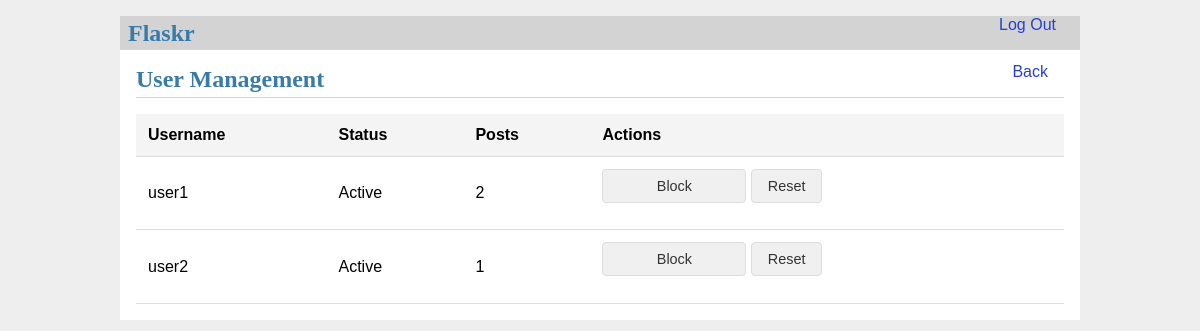
The page /auth/admin/user_management (signed in) on the database as committed earlier.
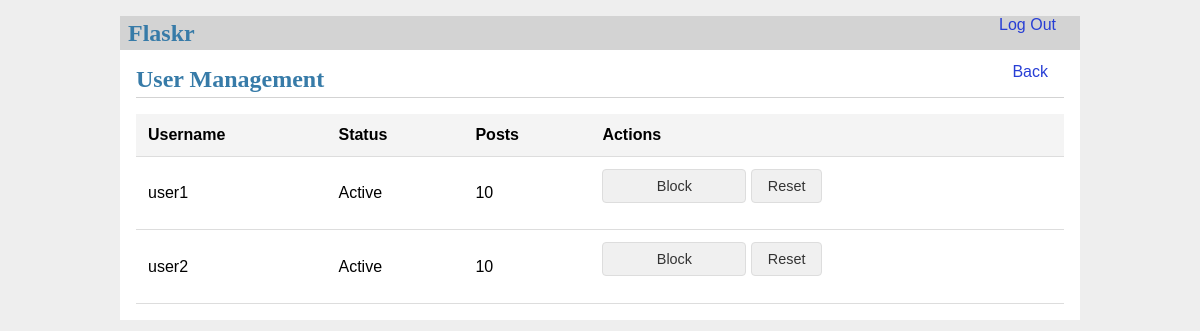
The same page on the database as committed later.
### tables this page shows
CREATE TABLE user (
  id INTEGER PRIMARY KEY AUTOINCREMENT,
  username TEXT UNIQUE NOT NULL,
  password TEXT NOT NULL,
  is_admin BOOLEAN NOT NULL DEFAULT 0,
  is_blocked BOOLEAN NOT NULL DEFAULT 0
);

### flaskr/auth.py (the view)
@bp.route('/admin/user_management')
def user_management():
    db = get_db()
    users = db.execute(
        'SELECT u.*, COUNT(p.id) as post_count '
        'FROM user u '
        'LEFT JOIN post p ON u.id = p.author_id '
        'WHERE u.id != ? '
        'GROUP BY u.id',
        (g.user['id'],)
    ).fetchall()
    return render_template('auth/user_management.html', users=users)

### flaskr/auth.py (called while the page is built)
@bp.before_app_request
def load_logged_in_user():
    user_id = session.get('user_id')
    if user_id is None:
        g.user = None
    else:
        g.user = get_db().execute(
            'SELECT * FROM user WHERE id = ?', (user_id,)
        ).fetchone()

### flaskr/db.py (called while the page is built)
def get_db():
    if 'db' not in g:
        g.db = sqlite3.connect(
            current_app.config['DATABASE'],
            detect_types=sqlite3.PARSE_DECLTYPES
        )
        g.db.row_factory = sqlite3.Row
    return g.db

### flaskr/templates/auth/user_management.html (shortened to what this page needs)
{% extends 'base.html' %}
{% block header %}
    <h1>{% block title %}User Management{% endblock %}</h1>
    <div class="nav-right">
        <a href="{{ url_for('auth.admin') }}" class="back-link">Back</a>
    </div>
{% endblock %}
{% block content %}
  {% if not g.user.is_admin %}
    <p>You don't have permission to access this page.</p>
  {% else %}
    <table>
      <thead>
        <tr>
          <th>Username</th>
          <th>Status</th>
          <th>Posts</th>
          <th>Actions</th>
        </tr>
      </thead>
      <tbody>
        {% for user in users %}
          <tr>
            <td>{{ user.username }}</td>
            <td>{{ 'Blocked' if user.is_blocked else 'Active' }}</td>
            <td>{{ user.post_count }}</td>
            <td>
              <div class="action-buttons">
                <form action="{{ url_for('auth.toggle_block', user_id=user.id) }}" method="post" style="display: inline;">
                  <input type="submit" value="{{ 'Unblock' if user.is_blocked else 'Block' }}">
                </form>
                <button onclick="openResetModal({{ user.id }}, '{{ user.username }}')">Reset</button>
              </div>
            </td>
          </tr>
        {% endfor %}
      </tbody>
    </table>
  {% endif %}
{% endblock %}

Rows that differ between the two databases and show on the page:
changed user "user1": post_count "2" → "10"
changed user "user2": post_count "1" → "10"
